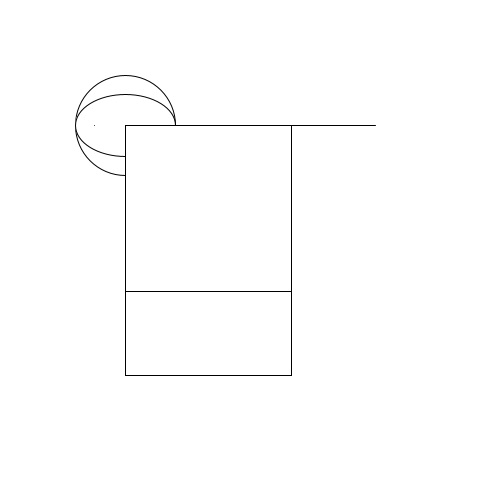
Frame 1 (no input)
Frame 60 (the mouse pressed at the canvas centre just before this capture): identical to frame 1, image omitted
Frame 120 (the mouse held since frame 60 and released just before this capture): identical to frame 1, image omitted

The Processing sketch that drew this single still picture (run headless with seeded random() and noise(); from frame 60 on, the mouse is pressed at the canvas centre):

// Processing sketch: FinalClass_FinalMethod
// ── FinalClass_FinalMethod.pde
//Global Variables & Classes
ArrayList<Shape> shapes = new ArrayList<Shape>();
color white=255;
//
void setup() {
  size(500, 500); //Simple only for lesson
  //
  //Note: variables are the same only conceptually
  float x = width*1/4;
  float y = height*1/4;
  float ptX = width*3/4;
  float ptY = height*1/4;
  Point p = new Point (x-width*1/16, y);
  Line l = new Line (x, y, ptX, ptY); //horizontal line
  float diameter = width*1/5;
  Circle c = new Circle (x, y, diameter);
  float yDiameter = width*1/8;
  Ellipse e = new Ellipse (x, y, diameter, yDiameter);
  float side = width*1/3;
  Square s = new Square (x, y, side);
  float sideHeight = height*1/2;
  Rectangle r = new Rectangle (x, y, side, sideHeight);
  //
  //Note: objects must be ordered due to same x, y
  shapes.add(l);
  shapes.add(c);
  shapes.add(e);
  shapes.add(r);
  shapes.add(s);
  shapes.add(p);
  //
}//End setup
//
void draw() {
  background(white); //Ink default is BLACK
  for ( Shape s : shapes ) {
    s.draw();
  }
}//End draw
//
void keyPressed() {
}//End keyPressed
//
void mousePressed() {
}//End mousePressed
//
//End MAIN (Driver)
//

// ── Circle.pde
class Circle extends Point {
  //Global Variables
  float diameter;
  //
  //Constructor
  Circle(float x, float y, float diameter) {
    super(x, y);
    this.diameter = diameter;
  }//End Constructor
  //
  void draw() {
    circle(x, y, diameter);
  }//End draw
  //
  //Common Methods
}//End Circle

// ── Ellipse.pde
final class Ellipse extends Circle {
  //Global Variables
  float yDiameter;
  //
  //Constructor
  Ellipse(float x, float y, float diameter, float yDiameter) {
    super(x, y, diameter);
    this.yDiameter = yDiameter;
  }//End Constructor
  //
  void draw() {
    ellipse(x, y, diameter, yDiameter); //ptX=xDiameter, ptY=yDiameter
  }//End draw
  //
  //Common Methods
  //
}//End Ellipse

// ── Line.pde
class Line extends Point {
  //Global Variables
  float ptX, ptY;
  //
  //Constructor
  Line (float x, float y, float ptX, float ptY) {
    super(x, y);
    this.ptX = ptX;
    this.ptY = ptY;
  }//End Constructor
  //
  void draw() {
    line(x, y, ptX, ptY);
  }//End draw
  //
  //Common Methods
  //
}//End Line

// ── Point.pde
class Point extends Shape {
  //Global Variables
  //
  //Constructor
  Point (float x, float y) {
    super(x, y);
  }//End Constructor
  //
  void draw() {
    point(x, y);
  }//End draw
  //
  //Common Methods
  //
}//End Point

// ── Rectangle.pde
final class Rectangle extends Square {
  //Global Variables
  float sideHeight;
  //
  //Constructor
  Rectangle(float x, float y, float side, float sideHeight) {
    super(x, y, side);
    this.sideHeight = sideHeight;
  }//End Constructor
  //
  void draw() {
    rect(x, y, side, sideHeight);
  }//End draw
  //
  //Common Methods
  //
}//End Rectangle

// ── Shape.pde
abstract class Shape {
  //Global Variables
  float x, y;
  //
  //Constructor: point(), line(), ellipse(), circle(), square(), rect(), etc. (student directed)
  Shape(float xParameter, float yParameter) {//Possible Bug
    this.x = xParameter;
    this.y = yParameter;
  }//End Constructor
  //
  abstract void draw();//End draw
  //
  //Common Methods
  //
}//End Shape

// ── Square.pde
class Square extends Point {
  //Global Variables
  float side;
  //
  //Constructor
  Square(float x, float y, float side) {
    super(x, y);
    this.side = side;
  }//End Constructor
  //
  void draw() {
    square(x, y, side);
  }//End draw
  //
  //Common Methods
  //
}//End Square
